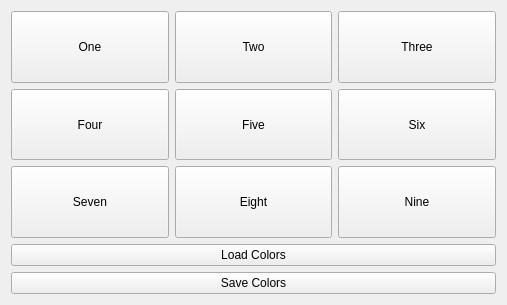
<?xml version="1.0" encoding="UTF-8"?>
<ui version="4.0">
 <class>Widget</class>
 <widget class="QWidget" name="Widget">
  <property name="geometry">
   <rect>
    <x>0</x>
    <y>0</y>
    <width>507</width>
    <height>305</height>
   </rect>
  </property>
  <property name="windowTitle">
   <string>Widget</string>
  </property>
  <layout class="QVBoxLayout" name="verticalLayout">
   <item>
    <layout class="QGridLayout" name="gridLayout">
     <item row="0" column="0">
      <widget class="QPushButton" name="button1">
       <property name="sizePolicy">
        <sizepolicy hsizetype="Minimum" vsizetype="Expanding">
         <horstretch>0</horstretch>
         <verstretch>0</verstretch>
        </sizepolicy>
       </property>
       <property name="text">
        <string>One</string>
       </property>
      </widget>
     </item>
     <item row="0" column="1">
      <widget class="QPushButton" name="button2">
       <property name="sizePolicy">
        <sizepolicy hsizetype="Minimum" vsizetype="Expanding">
         <horstretch>0</horstretch>
         <verstretch>0</verstretch>
        </sizepolicy>
       </property>
       <property name="text">
        <string>Two</string>
       </property>
      </widget>
     </item>
     <item row="0" column="2">
      <widget class="QPushButton" name="button3">
       <property name="sizePolicy">
        <sizepolicy hsizetype="Minimum" vsizetype="Expanding">
         <horstretch>0</horstretch>
         <verstretch>0</verstretch>
        </sizepolicy>
       </property>
       <property name="text">
        <string>Three</string>
       </property>
      </widget>
     </item>
     <item row="1" column="0">
      <widget class="QPushButton" name="button4">
       <property name="sizePolicy">
        <sizepolicy hsizetype="Minimum" vsizetype="Expanding">
         <horstretch>0</horstretch>
         <verstretch>0</verstretch>
        </sizepolicy>
       </property>
       <property name="text">
        <string>Four</string>
       </property>
      </widget>
     </item>
     <item row="1" column="1">
      <widget class="QPushButton" name="button5">
       <property name="sizePolicy">
        <sizepolicy hsizetype="Minimum" vsizetype="Expanding">
         <horstretch>0</horstretch>
         <verstretch>0</verstretch>
        </sizepolicy>
       </property>
       <property name="text">
        <string>Five</string>
       </property>
      </widget>
     </item>
     <item row="1" column="2">
      <widget class="QPushButton" name="button6">
       <property name="sizePolicy">
        <sizepolicy hsizetype="Minimum" vsizetype="Expanding">
         <horstretch>0</horstretch>
         <verstretch>0</verstretch>
        </sizepolicy>
       </property>
       <property name="text">
        <string>Six</string>
       </property>
      </widget>
     </item>
     <item row="2" column="0">
      <widget class="QPushButton" name="button7">
       <property name="sizePolicy">
        <sizepolicy hsizetype="Minimum" vsizetype="Expanding">
         <horstretch>0</horstretch>
         <verstretch>0</verstretch>
        </sizepolicy>
       </property>
       <property name="text">
        <string>Seven</string>
       </property>
      </widget>
     </item>
     <item row="2" column="1">
      <widget class="QPushButton" name="button8">
       <property name="sizePolicy">
        <sizepolicy hsizetype="Minimum" vsizetype="Expanding">
         <horstretch>0</horstretch>
         <verstretch>0</verstretch>
        </sizepolicy>
       </property>
       <property name="text">
        <string>Eight</string>
       </property>
      </widget>
     </item>
     <item row="2" column="2">
      <widget class="QPushButton" name="button9">
       <property name="sizePolicy">
        <sizepolicy hsizetype="Minimum" vsizetype="Expanding">
         <horstretch>0</horstretch>
         <verstretch>0</verstretch>
        </sizepolicy>
       </property>
       <property name="text">
        <string>Nine</string>
       </property>
      </widget>
     </item>
    </layout>
   </item>
   <item>
    <widget class="QPushButton" name="loadPushButton">
     <property name="text">
      <string>Load Colors</string>
     </property>
    </widget>
   </item>
   <item>
    <widget class="QPushButton" name="savePushButton">
     <property name="text">
      <string>Save Colors</string>
     </property>
    </widget>
   </item>
  </layout>
 </widget>
 <layoutdefault spacing="6" margin="11"/>
 <resources/>
 <connections/>
</ui>
